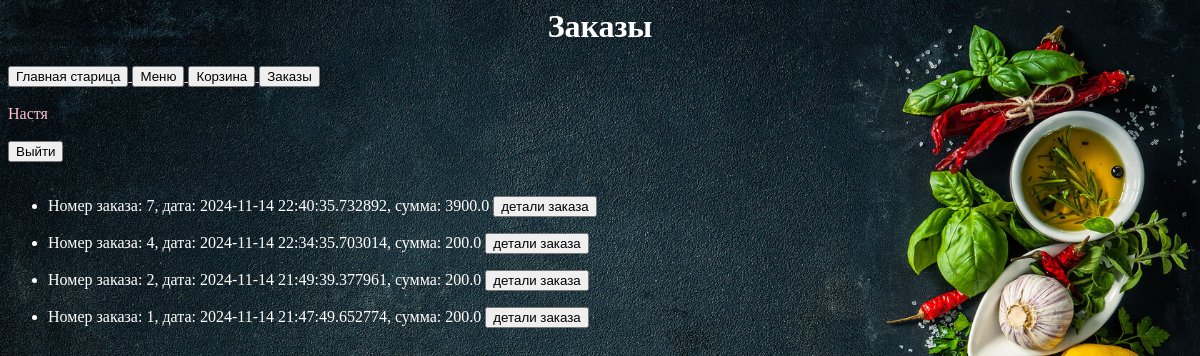
The page /orders/ (signed in) on the database its author committed.
### app/models.py (models this page shows, shortened)
class User(db.Model):
    __tablename__ = 'users'
    id = db.Column(db.Integer, unique=True, primary_key=True)
    name = db.Column(db.String)
    username = db.Column(db.String, unique=True)
    email = db.Column(db.String, unique=True)
    password = db.Column(db.String)
    created_on = db.Column(db.DateTime(), default=datetime.utcnow)
    updated_on = db.Column(db.DateTime(), default=datetime.utcnow, onupdate=datetime.utcnow)
    active = db.Column(db.Boolean())

class Order(db.Model):
    __tablename__ = 'orders'
    id = db.Column(db.Integer, primary_key=True, index=True)
    user_id = db.Column(db.Integer)
    summa = db.Column(db.Numeric(10, 2), nullable=False)
    delivery = db.Column(db.String, default='self')
    phone = db.Column(db.String)
    address = db.Column(db.String)
    pay_stat = db.Column(db.String, default='not')
    status = db.Column(db.Integer, default=1)
    comment = db.Column(db.Text)
    time_create = db.Column(db.DateTime, default=datetime.now())
    time_update = db.Column(db.DateTime, default=datetime.now())

### app/views.py (the view)
@app.route('/orders/')
def orders():
    global current_user
    orderss = Order.query.filter_by(user_id=current_user.id).order_by(Order.id.desc()).all()
    title = 'Заказы'
    return render_template('orders.html', current_user=current_user, title=title, orderss=orderss)

### app/views.py (called while the page is built)
@login_manager.user_loader
def load_user(user_id):
    return User.query.filter_by(id=user_id).first()    # Fetch the user from the database

### app/templates/orders.html (shortened to what this page needs)
{% extends "base.html" %}
{% block pagename %}
<h1>{{ title }}</h1>
{% endblock %}
{% block content %}
{% for order in orderss %}
<ul>
    <li>Номер заказа: {{ order.id }}, дата: {{ order.time_create }}, сумма: {{ order.summa | float}}
        <a href='order/{{ order.id }}'>
            <button type="button" name="info">детали заказа</button>
        </a>
    </li>
</ul>
{% endfor %}
{% endblock %}

### app/templates/base.html (shortened to what this page needs)
<html lang="en">
<head>
    <link rel="stylesheet" href='{{ url_for("static", filename="css/style12.css") }}'>
</head>
<body>
<header>
    {% block pagename %}{% endblock %}
</header>
<nav>
    {% block menu %}
    <a href='/base/'>
        <button type="button">Главная старица</button>
    </a>
    <a href='/menu/'>
        <button type="button">Меню</button>
    </a>
    <a href='/basket/'>
        <button type="button">Корзина</button>
    </a>
    {% if current_user.id > 1 %}
    <a href='/orders/'>
        <button type="button">Заказы</button>
    </a>
    {% endif %}
    <br><br>
    {{ current_user.name }}
    <br><br>
    {% if current_user.id == 1 %}
    <a href='/login/'>
        <button type="button">Войти</button>
    </a>
    <a href='/register/'>
        <button type="button">Зарегистрироваться</button>
    </a>
    {% else %}
    <a href='/logout/'>
        <button type="button">Выйти</button>
    </a>
    {% endif %}
    {% endblock %}
</nav>
<main><br>
    {% block content %}{% endblock %}
</main>
</body>
</html>

### app/static/css/style12.css (style rules this page uses)
h1 { text-align: center; color: #FFFFFF; }
a { text-align: left; color: #FFC0CB; }
html { background-image: url(fon1.jpg); background-repeat: no-repeat; background-position: center center; background-attachment: fixed; -webkit-background-size: cover; -moz-background-size: cover; -o-background-size: cover; background-size: cover; }
body { text-align: left; color: #FFC0CB; }
ul { text-align: left; color: #FFFFFF; }

### rows shown on the page
User: name "Настя"
Order: id "7", time_create "2024-11-14 22:40:35.732892", summa "3900.0"
Order: id "4", time_create "2024-11-14 22:34:35.703014", summa "200.0"
Order: id "2", time_create "2024-11-14 21:49:39.377961", summa "200.0"
Order: id "1", time_create "2024-11-14 21:47:49.652774", summa "200.0"

### other values the page prints
{{ title }} "Заказы"
